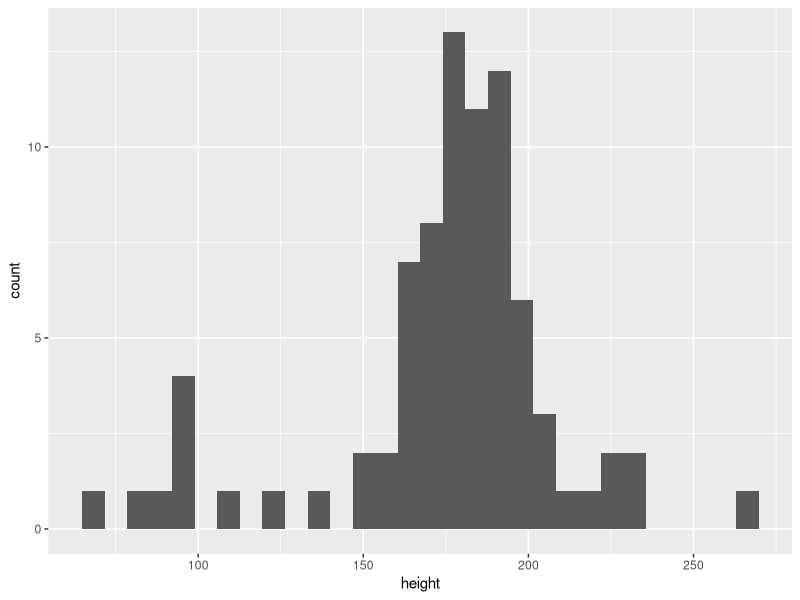
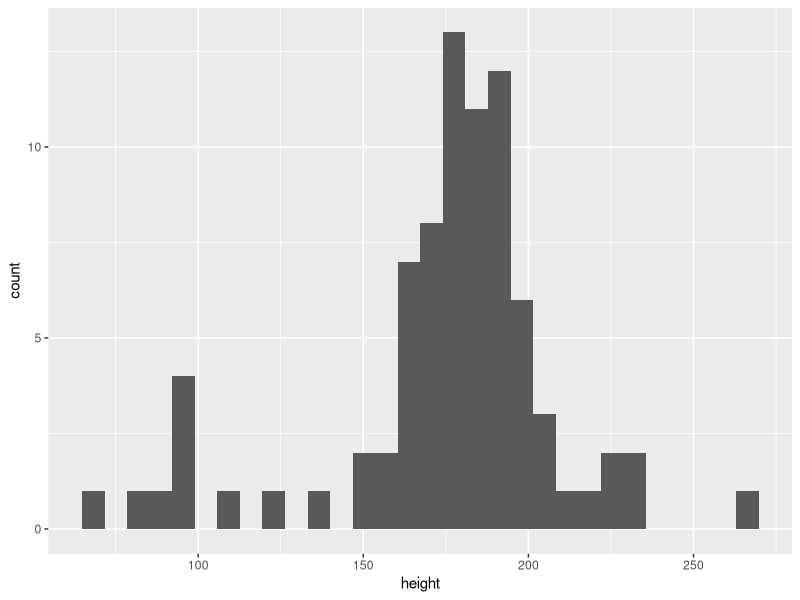
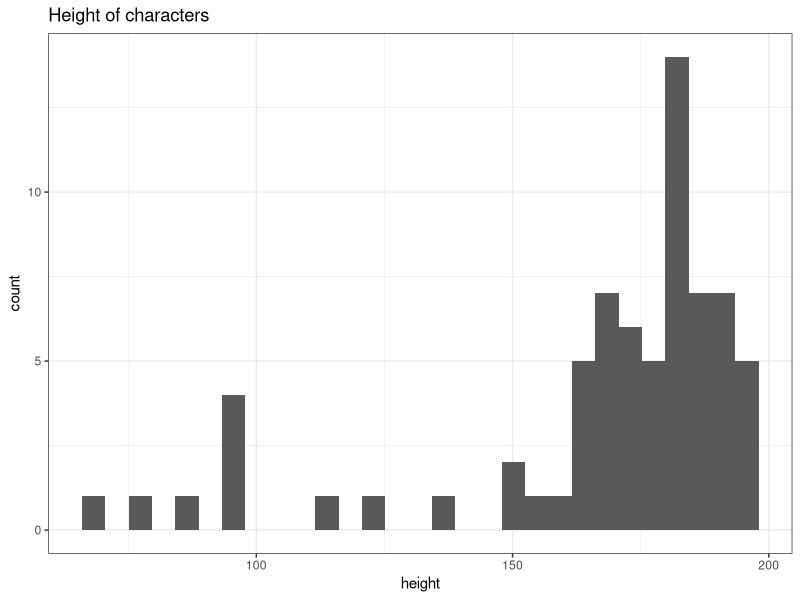
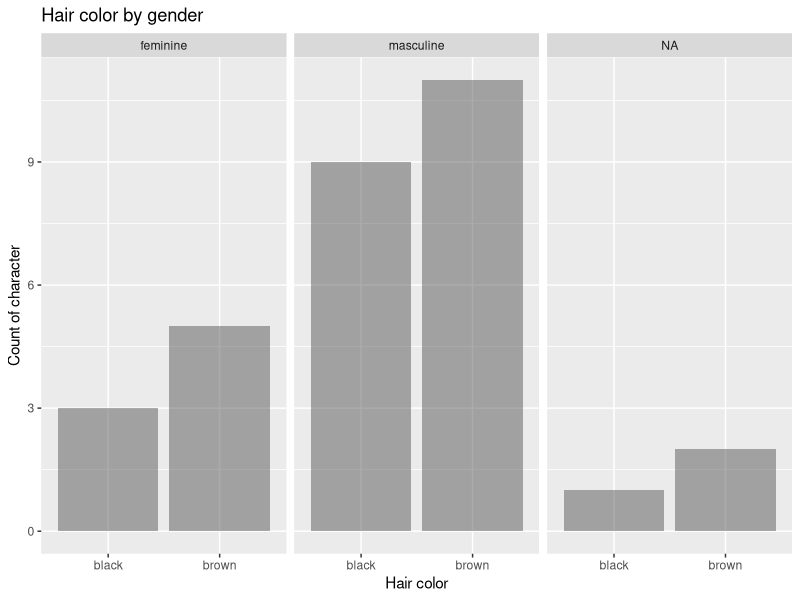
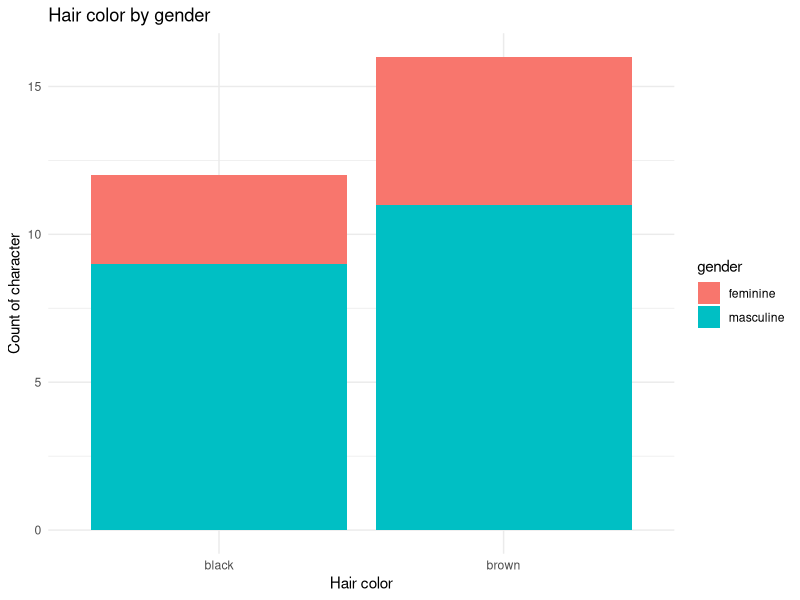
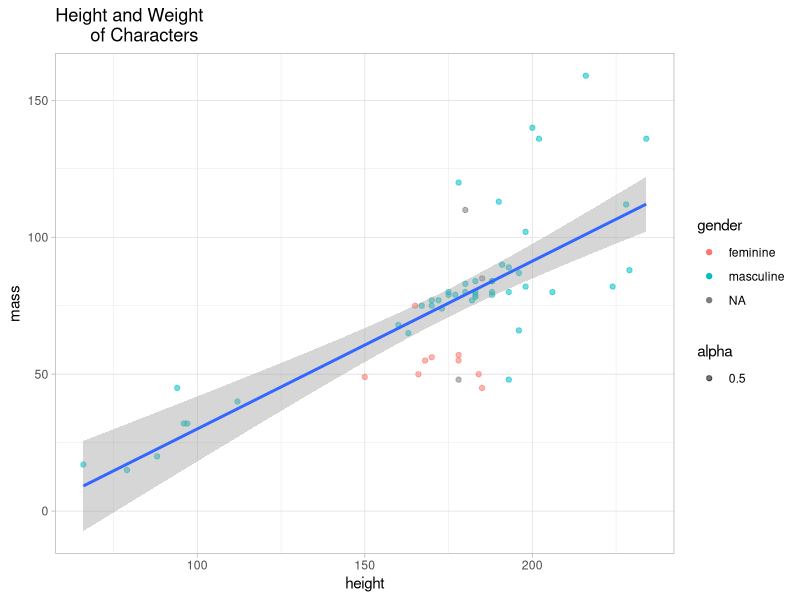

These charts were generated, in order, by the following R code:
# data visualization
# data
# mapping (aesthetics), coordinates, x/y axis
# geometric representation (type of chart)
# facet (division of charts)
# labels (title of the chart, x/y axis)
# theme of the chart

# load library
library(tidyverse)

#data()
#?starwars
#?msleep
#?mtcars

# histogram - analyze one numerical variable
# can also use boxplot and density plot
view(starwars)
ggplot(starwars, mapping=aes(x=height)) +
  geom_histogram()

starwars %>% 
  drop_na(height) %>% 
  ggplot(mapping=aes(x=height)) +
  geom_histogram()

starwars %>% 
  filter(height < 200) %>% 
  ggplot(aes(height)) +
  geom_histogram() +
  labs(title="Height of characters") +
  theme_bw()

# bar chart - categorical value
starwars %>% 
  # remove N/A
  drop_na(hair_color) %>% 
  # filter the values
  # filter (hair_color = "black" |
  #hair_color = "brown") %>% 
  filter(hair_color %in% 
           c("black", "brown")) %>% 
  ggplot(aes(hair_color)) +
  geom_bar(alpha = 0.5) +
  facet_wrap(~gender) +
  labs(title="Hair color by gender", 
       x= "Hair color",
       y = "Count of character")

starwars %>% 
  drop_na(hair_color, gender) %>% 
  filter(hair_color %in% 
           c("black", "brown")) %>% 
  ggplot(aes(hair_color, fill=gender)) +
  geom_bar() +
  # facet_wrap(~gender) +
  labs(title="Hair color by gender", 
       x= "Hair color",
       y = "Count of character") +
  theme_minimal()

# scatter plot: 2 numerical variables
starwars %>% 
  drop_na(height, mass) %>% 
  filter(mass < 500) %>% 
  ggplot(aes(height,mass)) +
  geom_point(aes(color=gender,
                 alpha=0.5)) +
  geom_smooth(method="lm") +
  labs(title="Height and Weight 
       of Characters") +
  theme_light()
# create a stacked bar chart 
# between eye_color and gender
# check the distribution of height by 
# eye_color and gender using box plot
# geom_box